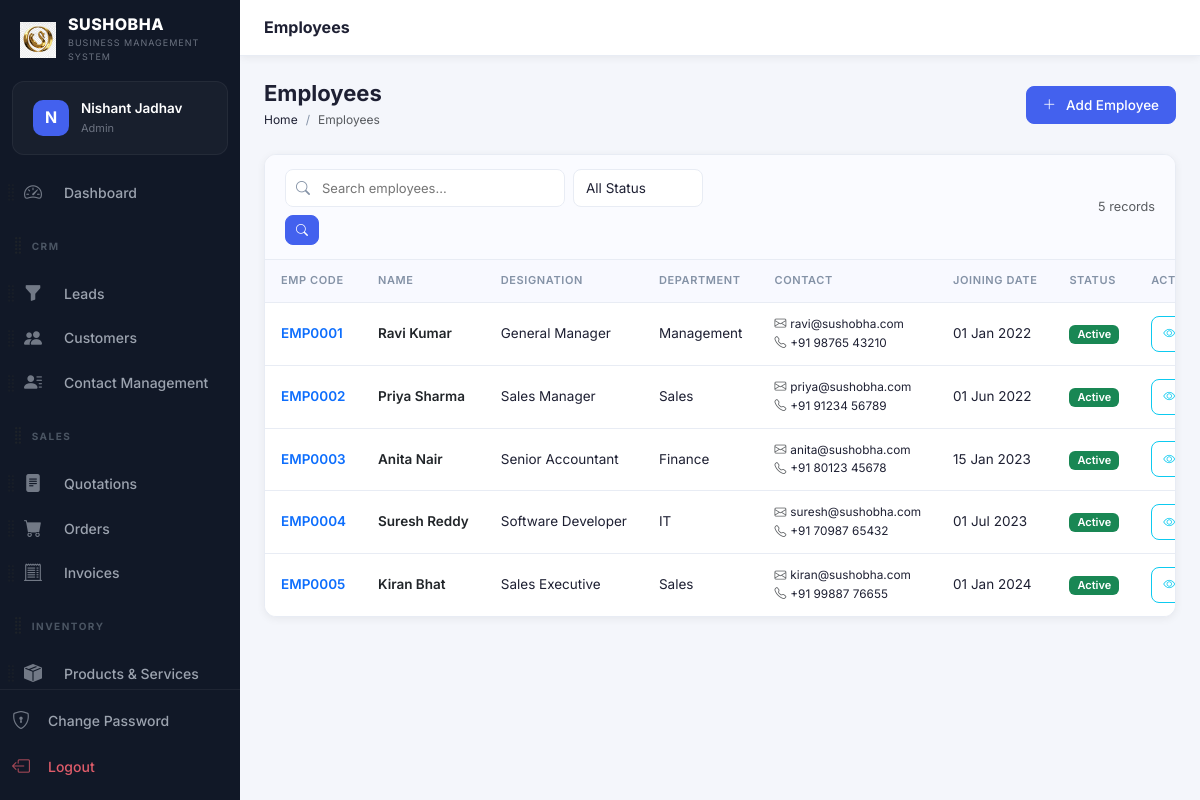
The page /modules/employees/index.php (signed in) on the database its author committed.
### tables this page shows
CREATE TABLE `users` (
  `id` int(10) unsigned NOT NULL AUTO_INCREMENT,
  `role_id` int(10) unsigned NOT NULL DEFAULT 5,
  `name` varchar(100) NOT NULL,
  `email` varchar(150) NOT NULL,
  `password` varchar(255) NOT NULL,
  `phone` varchar(20) DEFAULT NULL,
  `avatar` varchar(255) DEFAULT NULL,
  `is_active` tinyint(1) NOT NULL DEFAULT 1,
  `remember_token` varchar(100) DEFAULT NULL,
  `reset_token` varchar(100) DEFAULT NULL,
  `reset_token_expires` datetime DEFAULT NULL,
  `last_login` datetime DEFAULT NULL,
  `login_attempts` int(11) DEFAULT 0,
  `locked_until` datetime DEFAULT NULL,
  `created_at` timestamp NOT NULL DEFAULT current_timestamp(),
  `updated_at` timestamp NOT NULL DEFAULT current_timestamp() ON UPDATE current_timestamp(),
  `access_rights` text DEFAULT NULL,
  PRIMARY KEY (`id`),
  UNIQUE KEY `email` (`email`),
  KEY `role_id` (`role_id`),
  CONSTRAINT `users_ibfk_1` FOREIGN KEY (`role_id`) REFERENCES `roles` (`id`)
);

CREATE TABLE `roles` (
  `id` int(10) unsigned NOT NULL AUTO_INCREMENT,
  `name` varchar(50) NOT NULL,
  `slug` varchar(50) NOT NULL,
  `permissions` longtext DEFAULT NULL CHECK (json_valid(`permissions`)),
  `created_at` timestamp NOT NULL DEFAULT current_timestamp(),
  PRIMARY KEY (`id`),
  UNIQUE KEY `name` (`name`),
  UNIQUE KEY `slug` (`slug`)
);

CREATE TABLE `employees` (
  `id` int(10) unsigned NOT NULL AUTO_INCREMENT,
  `user_id` int(10) unsigned DEFAULT NULL,
  `emp_code` varchar(20) DEFAULT NULL,
  `name` varchar(150) NOT NULL,
  `email` varchar(150) DEFAULT NULL,
  `phone` varchar(20) DEFAULT NULL,
  `department` varchar(100) DEFAULT NULL,
  `designation` varchar(100) DEFAULT NULL,
  `join_date` date DEFAULT NULL,
  `salary` decimal(12,2) DEFAULT 0.00,
  `salary_type` enum('monthly','weekly','daily','hourly') DEFAULT 'monthly',
  `address` text DEFAULT NULL,
  `emergency_contact` varchar(100) DEFAULT NULL,
  `photo` varchar(255) DEFAULT NULL,
  `bank_name` varchar(100) DEFAULT NULL,
  `bank_account` varchar(30) DEFAULT NULL,
  `bank_ifsc` varchar(15) DEFAULT NULL,
  `status` enum('active','inactive','terminated') DEFAULT 'active',
  `created_at` timestamp NOT NULL DEFAULT current_timestamp(),
  `updated_at` timestamp NOT NULL DEFAULT current_timestamp() ON UPDATE current_timestamp(),
  PRIMARY KEY (`id`),
  UNIQUE KEY `emp_code` (`emp_code`),
  KEY `user_id` (`user_id`),
  CONSTRAINT `employees_ibfk_1` FOREIGN KEY (`user_id`) REFERENCES `users` (`id`) ON DELETE SET NULL
);

### config/db.php (called while the page is built, shortened)
<?php
class Database {
    private static ?PDO $instance = null;
    public static function getInstance(): PDO {
        if (self::$instance === null) {
            if ($_SERVER['HTTP_HOST'] === 'localhost' || $_SERVER['HTTP_HOST'] === '127.0.0.1') {
                $host   = 'localhost';
                $dbname = 'sushobha_crm';
                $user   = 'root';
                $pass   = '';
            } else {
                $host   = 'localhost';
                $dbname = 'u738172090_sushodb';
                $user   = 'u738172090_sushousr';
                $pass   = 'Hanumaan@102';
            }
            $charset = 'utf8mb4';
            $dsn = "mysql:host={$host};dbname={$dbname};charset={$charset}";
            $options = [
                PDO::ATTR_ERRMODE            => PDO::ERRMODE_EXCEPTION,
                PDO::ATTR_DEFAULT_FETCH_MODE => PDO::FETCH_ASSOC,
                PDO::ATTR_EMULATE_PREPARES   => false,
            ];
            try {
                self::$instance = new PDO($dsn, $user, $pass, $options);
            } catch (PDOException $e) {
                die(json_encode(['error' => 'Database connection failed: ' . $e->getMessage()]));
            }
        }
        return self::$instance;
    }
}
function db(): PDO {
    return Database::getInstance();
}

### includes/auth.php (called while the page is built, shortened)
<?php
require_once __DIR__ . '/../config/db.php';
function isLoggedIn(): bool {
    return isset($_SESSION['user_id']) && !empty($_SESSION['user_id']);
}
function currentUser(): ?array {
    static $user = null;
    if ($user === null) {
        $stmt = db()->prepare("SELECT u.*, r.name AS role_name, r.slug AS role_slug, r.permissions FROM users u JOIN roles r ON u.role_id = r.id WHERE u.id = ?");
        $stmt->execute([$_SESSION['user_id']]);
        $user = $stmt->fetch();
    }
    return $user;
}
function currentRole(): string {
    $u = currentUser();
    return $u['role_slug'] ?? 'user';
}
function isAdmin(): bool      { return in_array(currentRole(), ['super_admin', 'admin']); }

### modules/employees/index.php (the view, shortened to what this page needs)
<?php
require_once __DIR__ . '/../../config/db.php';
require_once __DIR__ . '/../../includes/auth.php';
require_once __DIR__ . '/../../includes/functions.php';
$search = sanitize($_GET['search'] ?? '');
$status = sanitize($_GET['status'] ?? '');
$page   = max(1,(int)($_GET['page'] ?? 1));
$per    = RECORDS_PER_PAGE;
$where = ['1=1']; $params = [];
if (!isAdmin()) {
    $where[] = 'email = ?';
    $params[] = $_SESSION['user_email'];
}
$whereStr = implode(' AND ', $where);
$total = db()->prepare("SELECT COUNT(*) FROM employees WHERE $whereStr");
$total->execute($params); $totalCount = $total->fetchColumn();
$pag = paginate($totalCount, $per, $page, BASE_URL.'/modules/employees/index.php?search='.urlencode($search).'&status='.urlencode($status));
$stmt = db()->prepare("SELECT * FROM employees WHERE $whereStr ORDER BY created_at DESC LIMIT $per OFFSET {$pag['offset']}");
$stmt->execute($params);
$employees = $stmt->fetchAll();
include __DIR__ . '/../../includes/header.php';
?>
<?php include __DIR__ . '/../../includes/sidebar.php'; ?>
<div class="main-content">
<div class="topbar">
  <div class="topbar-title">Employees</div>
</div>
<div class="page-content">
<div class="page-header">
  <div class="page-header-left"><h1>Employees</h1>
    <nav aria-label="breadcrumb"><ol class="breadcrumb"><li class="breadcrumb-item"><a href="<?= BASE_URL ?>/modules/dashboard/index.php">Home</a></li><li class="breadcrumb-item active">Employees</li></ol></nav>
  </div>
  <a href="<?= BASE_URL ?>/modules/employees/create.php" class="btn btn-primary"><i class="bi bi-plus-lg me-1"></i>Add Employee</a>
</div>
<div class="table-wrapper">
  <div class="table-toolbar">
    <form method="GET" class="d-flex gap-2 flex-wrap">
      <div class="table-search"><i class="bi bi-search"></i><input type="text" name="search" placeholder="Search employees..." value="<?= e($search) ?>"></div>
      <select name="status" class="form-select form-select-sm" style="width:130px">
        <option value="">All Status</option>
      </select>
      <button class="btn btn-sm btn-primary" type="submit"><i class="bi bi-search"></i></button>
    </form>
    <span class="text-muted small align-self-center"><?= number_format($totalCount) ?> records</span>
  </div>
  <div class="table-responsive">
    <table class="table crm-table mb-0">
      <thead><tr><th>EMP Code</th><th>Name</th><th>Designation</th><th>Department</th><th>Contact</th><th>Joining Date</th><th>Status</th><th>Actions</th></tr></thead>
      <tbody>
        <?php if(empty($employees)): ?>
          <tr><td colspan="8"><div class="empty-state"><i class="bi bi-people"></i><p>No employees found</p><a href="<?= BASE_URL ?>/modules/employees/create.php" class="btn btn-primary btn-sm">Add First Employee</a></div></td></tr>
        <?php else: foreach($employees as $emp): ?>
        <tr>
          <td><span class="fw-semibold text-primary"><?= e($emp['emp_code']) ?></span></td>
          <td><a href="<?= BASE_URL ?>/modules/employees/view.php?id=<?= $emp['id'] ?>" class="fw-semibold text-dark text-decoration-none"><?= e($emp['name']) ?></a></td>
          <td><?= e($emp['designation'] ?: '—') ?></td>
          <td><?= e($emp['department'] ?: '—') ?></td>
          <td>
            <div class="small"><i class="bi bi-envelope me-1 text-muted"></i><?= e($emp['email']?:'—') ?></div>
            <div class="small"><i class="bi bi-telephone me-1 text-muted"></i><?= e($emp['phone']?:'—') ?></div>
          </td>
          <td><?= $emp['join_date'] ? formatDate($emp['join_date']) : '—' ?></td>
          <td><?= statusBadge($emp['status']) ?></td>
          <td>
            <div class="d-flex gap-1">
              <a href="<?= BASE_URL ?>/modules/employees/view.php?id=<?= $emp['id'] ?>" class="btn btn-icon btn-sm btn-outline-info"><i class="bi bi-eye"></i></a>
            </div>
          </td>
        </tr>
        <?php endforeach; endif; ?>
      </tbody>
    </table>
  </div>
</div>
</div></div></div>
<?php include __DIR__ . '/../../includes/footer.php'; ?>

### includes/sidebar.php (shortened to what this page needs)
<?php
function isActive(string $path): string {
    return strpos($_SERVER['PHP_SELF'], $path) !== false ? 'active' : '';
}
$user = currentUser();
?>
<nav class="sidebar" id="sidebar">
  <div class="sidebar-brand">
    <div class="brand-logo">
      <img src="<?= BASE_URL ?>/assets/img/logo.png" alt="Logo" style="width: 100%; height: 100%; object-fit: contain;">
    </div>
    <div class="brand-text">
      <span class="brand-name"><?= APP_NAME ?></span>
      <span class="brand-tagline"><?= APP_TAGLINE ?></span>
    </div>
  </div>
  <div class="sidebar-user">
    <div class="sidebar-user-avatar">
      <?php if (!empty($user['avatar'])): ?>
        <img src="<?= BASE_URL ?>/<?= e($user['avatar']) ?>" alt="Avatar">
      <?php else: ?>
        <span><?= strtoupper(substr($user['name'] ?? 'U', 0, 1)) ?></span>
      <?php endif; ?>
    </div>
    <div class="sidebar-user-info">
      <span class="user-name"><?= e($user['name'] ?? 'User') ?></span>
      <span class="user-role"><?= ucwords(str_replace('_', ' ', $user['role_slug'] ?? '')) ?></span>
    </div>
  </div>
  <div class="sidebar-menu" id="sortableSidebar">
    <?php
    if (isAdmin()) {
        $defaultMenu[] = ['type' => 'header', 'id' => 'h_admin', 'label' => 'Admin'];
        $defaultMenu[] = ['type' => 'link', 'id' => 'approvals', 'url' => '/modules/approvals/index.php', 'icon' => 'bi-shield-check', 'label' => 'Approvals', 'match' => '/approvals/'];
        $defaultMenu[] = ['type' => 'link', 'id' => 'users', 'url' => '/modules/settings/users.php', 'icon' => 'bi-person-gear', 'label' => 'Users', 'match' => '/settings/users'];
        $defaultMenu[] = ['type' => 'link', 'id' => 'announcements', 'url' => '/modules/settings/announcements.php', 'icon' => 'bi-megaphone-fill', 'label' => 'Comm. Board', 'match' => '/settings/announcements'];
        $defaultMenu[] = ['type' => 'link', 'id' => 'settings', 'url' => '/modules/settings/index.php', 'icon' => 'bi-gear-fill', 'label' => 'Settings', 'match' => '/settings/index'];
        $defaultMenu[] = ['type' => 'link', 'id' => 'backup', 'url' => '/modules/settings/backup.php', 'icon' => 'bi-shield-check', 'label' => 'System Backup', 'match' => '/settings/backup'];
        $defaultMenu[] = ['type' => 'link', 'id' => 'activity_logs', 'url' => '/modules/settings/activity-logs.php', 'icon' => 'bi-clock-history', 'label' => 'Activity Logs', 'match' => '/activity-logs'];
    }
    $menuDict = [];
    foreach ($defaultMenu as $item) {
        $menuDict[$item['id']] = $item;
    }
    $userId = $_SESSION['user_id'] ?? 0;
    $stmt = db()->prepare("SELECT preference_value FROM user_preferences WHERE user_id = ? AND preference_key = 'sidebar_order'");
    $stmt->execute([$userId]);
    $savedOrderJson = $stmt->fetchColumn();
    $savedOrder = $savedOrderJson ? json_decode($savedOrderJson, true) : null;
    $menu = [];
    if ($savedOrder && is_array($savedOrder)) {
        foreach ($savedOrder as $id) {
            if (isset($menuDict[$id])) {
                $menu[] = $menuDict[$id];
                unset($menuDict[$id]);
            }
        }
        foreach ($menuDict as $item) {
            $menu[] = $item;
        }
    } else {
        $menu = $defaultMenu;
    }
    foreach ($menu as $item):
    ?>
      <div class="sidebar-sortable-item" data-id="<?= e($item['id']) ?>">
        <?php if ($item['type'] === 'header'): ?>
          <div class="menu-section-title d-flex align-items-center" style="margin-top: 15px;">
            <i class="bi bi-grip-vertical text-muted drag-handle" style="font-size: 1.2rem; cursor: grab; margin-left: -15px; margin-right: 2px;" title="Drag to reorder"></i>
            <span><?= e($item['label']) ?></span>
          </div>
        <?php else: ?>
          <div class="d-flex align-items-center position-relative">
            <i class="bi bi-grip-vertical text-muted drag-handle" style="font-size: 1.2rem; cursor: grab; opacity: 0.6; position: absolute; left: -15px; z-index: 10; padding: 10px 5px;" title="Drag to reorder"></i>
            <a href="<?= BASE_URL . $item['url'] ?>" class="menu-item flex-grow-1 mb-0 <?= isActive($item['match']) ?>">
              <i class="bi <?= $item['icon'] ?>"></i><span class="ms-1"><?= e($item['label']) ?></span>
            </a>
          </div>
        <?php endif; ?>
      </div>
    <?php endforeach; ?>
  </div>
  <div class="sidebar-footer">
    <a href="<?= BASE_URL ?>/modules/auth/change-password.php" class="menu-item <?= isActive('/auth/change-password') ?>">
      <i class="bi bi-shield-lock"></i><span>Change Password</span>
    </a>
    <a href="<?= BASE_URL ?>/modules/auth/logout.php" class="menu-item menu-item-logout">
      <i class="bi bi-box-arrow-left"></i><span>Logout</span>
    </a>
  </div>
</nav>

### includes/functions.php (shortened to what this page needs)
<?php
require_once __DIR__ . '/../config/db.php';
function e(?string $str): string {
    return htmlspecialchars($str ?? '', ENT_QUOTES | ENT_HTML5, 'UTF-8');
}
function sanitize(?string $str): string {
    return trim(strip_tags($str ?? ''));
}
function formatDate(string $date, string $format = 'd M Y'): string {
    return date($format, strtotime($date));
}
function paginate(int $total, int $perPage, int $currentPage, string $url): array {
    $totalPages = max(1, (int)ceil($total / $perPage));
    $currentPage = max(1, min($currentPage, $totalPages));
    $offset = ($currentPage - 1) * $perPage;
    return ['total'=>$total,'per_page'=>$perPage,'current'=>$currentPage,'total_pages'=>$totalPages,'offset'=>$offset,'url'=>$url];
}
function statusBadge(string $status, array $map = []): string {
    $defaults = [
        'active'=>'success','inactive'=>'secondary','pending'=>'warning','paid'=>'success','unpaid'=>'danger',
        'partial'=>'info','draft'=>'secondary','sent'=>'primary','accepted'=>'success','rejected'=>'danger',
        'converted'=>'info','processing'=>'warning','delivered'=>'success','cancelled'=>'danger',
        'new'=>'primary','contacted'=>'info','qualified'=>'success','won'=>'success','lost'=>'danger',
        'overdue'=>'danger','present'=>'success','absent'=>'danger','half_day'=>'warning',
        'low'=>'secondary','medium'=>'warning','high'=>'danger','urgent'=>'dark',
        'in_progress'=>'primary','completed'=>'success',
        'planned'=>'secondary','ongoing'=>'info','successful'=>'success',
    ];
    $map = array_merge($defaults, $map);
    $color = $map[$status] ?? 'secondary';
    $label = ucwords(str_replace('_', ' ', $status));
    return '<span class="badge bg-' . $color . '">' . $label . '</span>';
}

### rows shown on the page
users: name "N", name "Nishant Jadhav", role.slug "Admin"
employees: emp_code "EMP0001", name "Ravi Kumar", designation "General Manager", department "Management", email "ravi@sushobha.com", phone "+91 98765 43210", join_date "01 Jan 2022", status "Active"
employees: emp_code "EMP0002", name "Priya Sharma", designation "Sales Manager", department "Sales", email "priya@sushobha.com", phone "+91 91234 56789", join_date "01 Jun 2022", status "Active"
employees: emp_code "EMP0003", name "Anita Nair", designation "Senior Accountant", department "Finance", email "anita@sushobha.com", phone "+91 80123 45678", join_date "15 Jan 2023", status "Active"
employees: emp_code "EMP0004", name "Suresh Reddy", designation "Software Developer", department "IT", email "suresh@sushobha.com", phone "+91 70987 65432", join_date "01 Jul 2023", status "Active"
employees: emp_code "EMP0005", name "Kiran Bhat", designation "Sales Executive", department "Sales", email "kiran@sushobha.com", phone "+91 99887 76655", join_date "01 Jan 2024", status "Active"

### other values the page prints
APP_NAME "SUSHOBHA"
APP_TAGLINE "BUSINESS MANAGEMENT SYSTEM"
$item['label'] "Dashboard"
$item['label'] "CRM"
$item['label'] "Leads"
$item['label'] "Customers"
$item['label'] "Contact Management"
$item['label'] "SALES"
$item['label'] "Quotations"
$item['label'] "Orders"
$item['label'] "Invoices"
$item['label'] "INVENTORY"
$item['label'] "Products & Services"
$totalCount "5"
